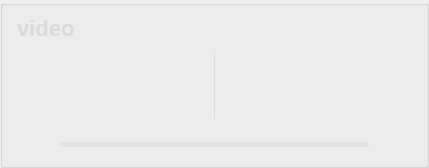
          <widget class="QGroupBox" name="groupBox_201">
           <property name="styleSheet">
            <string notr="true">#groupBox_201{
background-color: rgba(95, 95, 95, 200);
border: 0px solid #42adff;
border-left: 1px solid rgba(200, 200, 200,100);
border-right: 0px solid rgba(29, 83, 185, 255);
border-radius:0px;}</string>
           </property>
           <property name="title">
            <string/>
           </property>
           <layout class="QVBoxLayout" name="verticalLayout_4" stretch="0,1,0">
            <property name="topMargin">
             <number>0</number>
            </property>
            <property name="bottomMargin">
             <number>0</number>
            </property>
            <item>
             <widget class="QGroupBox" name="groupBox_3">
              <property name="minimumSize">
               <size>
                <width>0</width>
                <height>42</height>
               </size>
              </property>
              <property name="maximumSize">
               <size>
                <width>16777215</width>
                <height>42</height>
               </size>
              </property>
              <property name="styleSheet">
               <string notr="true">#groupBox_3{
border: 0px solid #42adff;
border-radius:0px;}</string>
              </property>
              <property name="title">
               <string/>
              </property>
              <layout class="QHBoxLayout" name="horizontalLayout_6">
               <property name="leftMargin">
                <number>0</number>
               </property>
               <property name="topMargin">
                <number>0</number>
               </property>
               <property name="rightMargin">
                <number>0</number>
               </property>
               <property name="bottomMargin">
                <number>0</number>
               </property>
               <item>
                <widget class="QLabel" name="label_6">
                 <property name="minimumSize">
                  <size>
                   <width>0</width>
                   <height>0</height>
                  </size>
                 </property>
                 <property name="maximumSize">
                  <size>
                   <width>16777215</width>
                   <height>40</height>
                  </size>
                 </property>
                 <property name="styleSheet">
                  <string notr="true">QLabel
{
	font-size: 22px;
	font-family: &quot;Microsoft YaHei&quot;;
	font-weight: bold;
 		border-radius:9px;
		background:rgba(66, 195, 255, 0);
color: rgb(218, 218, 218);
}
</string>
                 </property>
                 <property name="text">
                  <string>video</string>
                 </property>
                </widget>
               </item>
               <item>
                <spacer name="horizontalSpacer_14">
                 <property name="orientation">
                  <enum>Qt::Horizontal</enum>
                 </property>
                 <property name="sizeHint" stdset="0">
                  <size>
                   <width>40</width>
                   <height>20</height>
                  </size>
                 </property>
                </spacer>
               </item>
               <item>
                <widget class="QLabel" name="fps_label">
                 <property name="minimumSize">
                  <size>
                   <width>100</width>
                   <height>40</height>
                  </size>
                 </property>
                 <property name="maximumSize">
                  <size>
                   <width>100</width>
                   <height>40</height>
                  </size>
                 </property>
                 <property name="styleSheet">
                  <string notr="true">QLabel
{
	font-size: 20px;
	font-family: &quot;Microsoft YaHei&quot;;
	font-weight: bold;
 		border-radius:9px;
		background:rgba(66, 195, 255, 0);
color: rgb(218, 218, 218);
}
</string>
                 </property>
                 <property name="text">
                  <string/>
                 </property>
                 <property name="alignment">
                  <set>Qt::AlignCenter</set>
                 </property>
                </widget>
               </item>
              </layout>
             </widget>
            </item>
            <item>
             <widget class="QSplitter" name="splitter">
              <property name="enabled">
               <bool>true</bool>
              </property>
              <property name="styleSheet">
               <string notr="true">#splitter::handle{background: 1px solid  rgba(200, 200, 200,100);}</string>
              </property>
              <property name="frameShape">
               <enum>QFrame::NoFrame</enum>
              </property>
              <property name="lineWidth">
               <number>10</number>
              </property>
              <property name="orientation">
               <enum>Qt::Horizontal</enum>
              </property>
              <property name="handleWidth">
               <number>1</number>
              </property>
              <widget class="Label_click_Mouse" name="raw_video">
               <property name="enabled">
                <bool>true</bool>
               </property>
               <property name="sizePolicy">
                <sizepolicy hsizetype="Ignored" vsizetype="Ignored">
                 <horstretch>0</horstretch>
                 <verstretch>0</verstretch>
                </sizepolicy>
               </property>
               <property name="minimumSize">
                <size>
                 <width>200</width>
                 <height>0</height>
                </size>
               </property>
               <property name="font">
                <font>
                 <family>微软雅黑</family>
                 <pointsize>36</pointsize>
                </font>
               </property>
               <property name="cursor">
                <cursorShape>ArrowCursor</cursorShape>
               </property>
               <property name="styleSheet">
                <string notr="true">color: rgb(218, 218, 218);
</string>
               </property>
               <property name="text">
                <string/>
               </property>
               <property name="scaledContents">
                <bool>false</bool>
               </property>
               <property name="alignment">
                <set>Qt::AlignCenter</set>
               </property>
              </widget>
              <widget class="Label_click_Mouse" name="out_video">
               <property name="enabled">
                <bool>true</bool>
               </property>
               <property name="sizePolicy">
                <sizepolicy hsizetype="Ignored" vsizetype="Ignored">
                 <horstretch>0</horstretch>
                 <verstretch>0</verstretch>
                </sizepolicy>
               </property>
               <property name="minimumSize">
                <size>
                 <width>200</width>
                 <height>0</height>
                </size>
               </property>
               <property name="font">
                <font>
                 <family>微软雅黑</family>
                 <pointsize>36</pointsize>
                </font>
               </property>
               <property name="cursor">
                <cursorShape>ArrowCursor</cursorShape>
               </property>
               <property name="styleSheet">
                <string notr="true">color: rgb(218, 218, 218);
</string>
               </property>
               <property name="text">
                <string/>
               </property>
               <property name="scaledContents">
                <bool>false</bool>
               </property>
               <property name="alignment">
                <set>Qt::AlignCenter</set>
               </property>
              </widget>
             </widget>
            </item>
            <item>
             <layout class="QHBoxLayout" name="horizontalLayout_12">
              <property name="rightMargin">
               <number>0</number>
              </property>
              <item>
               <widget class="QPushButton" name="runButton">
                <property name="minimumSize">
                 <size>
                  <width>40</width>
                  <height>40</height>
                 </size>
                </property>
                <property name="styleSheet">
                 <string notr="true">QPushButton {
border-style: solid;
border-width: 0px;
border-radius: 0px;
background-color: rgba(223, 223, 223, 0);
}
QPushButton::focus{outline: none;}
QPushButton::hover {
border-style: solid;
border-width: 0px;
border-radius: 0px;
background-color: rgba(223, 223, 223, 150);}</string>
                </property>
                <property name="text">
                 <string/>
                </property>
                <property name="icon">
                 <iconset resource="../apprcc.qrc">
                  <normaloff>:/img/icon/运行.png</normaloff>
                  <normalon>:/img/icon/暂停.png</normalon>
                  <disabledoff>:/img/icon/运行.png</disabledoff>
                  <disabledon>:/img/icon/暂停.png</disabledon>
                  <activeoff>:/img/icon/运行.png</activeoff>
                  <activeon>:/img/icon/暂停.png</activeon>
                  <selectedoff>:/img/icon/运行.png</selectedoff>
                  <selectedon>:/img/icon/暂停.png</selectedon>:/img/icon/运行.png</iconset>
                </property>
                <property name="iconSize">
                 <size>
                  <width>30</width>
                  <height>30</height>
                 </size>
                </property>
                <property name="checkable">
                 <bool>true</bool>
                </property>
               </widget>
              </item>
              <item>
               <widget class="QProgressBar" name="progressBar">
                <property name="maximumSize">
                 <size>
                  <width>16777215</width>
                  <height>5</height>
                 </size>
                </property>
                <property name="styleSheet">
                 <string notr="true">QProgressBar{ color: rgb(255, 255, 255); font:12pt; border-radius:2px; text-align:center; border:none; background-color: rgba(215, 215, 215,100);} 
QProgressBar:chunk{ border-radius:0px; background: rgba(55, 55, 55, 200);}</string>
                </property>
                <property name="maximum">
                 <number>1000</number>
                </property>
                <property name="value">
                 <number>0</number>
                </property>
                <property name="textVisible">
                 <bool>false</bool>
                </property>
               </widget>
              </item>
              <item>
               <widget class="QPushButton" name="stopButton">
                <property name="minimumSize">
                 <size>
                  <width>40</width>
                  <height>40</height>
                 </size>
                </property>
                <property name="styleSheet">
                 <string notr="true">QPushButton {
border-style: solid;
border-width: 0px;
border-radius: 0px;
background-color: rgba(223, 223, 223, 0);
}
QPushButton::focus{outline: none;}
QPushButton::hover {
border-style: solid;
border-width: 0px;
border-radius: 0px;
background-color: rgba(223, 223, 223, 150);}</string>
                </property>
                <property name="text">
                 <string/>
                </property>
                <property name="icon">
                 <iconset resource="../apprcc.qrc">
                  <normaloff>:/img/icon/终止.png</normaloff>:/img/icon/终止.png</iconset>
                </property>
                <property name="iconSize">
                 <size>
                  <width>30</width>
                  <height>30</height>
                 </size>
                </property>
               </widget>
              </item>
             </layout>
            </item>
           </layout>
          </widget>
